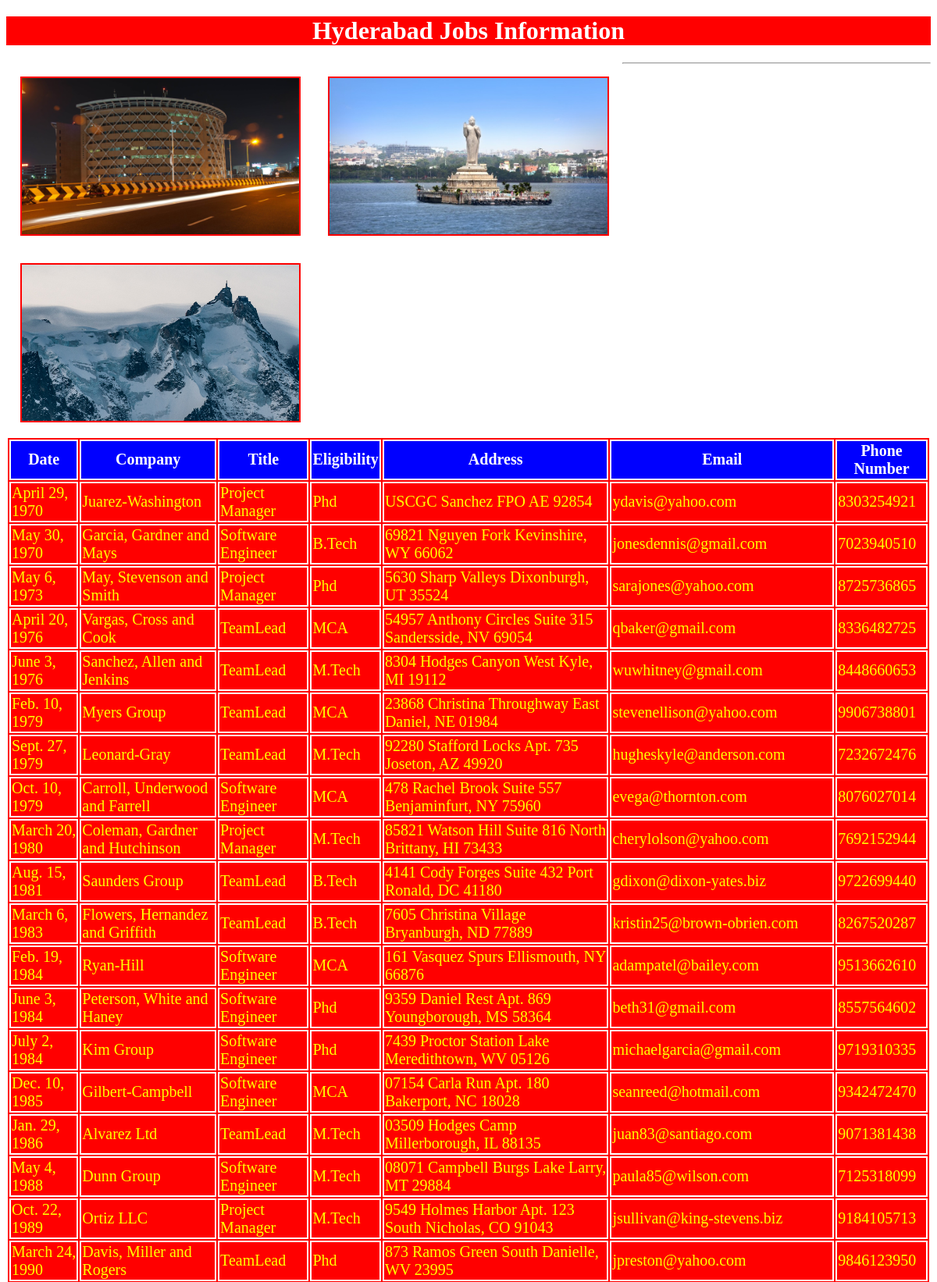
Screenshot of /hydjobs/ (upper part) with the database file from the repository.
### testapp/models.py (models this page shows)
class hydjobs(models.Model):
    date=models.DateField();
    company=models.CharField(max_length=100);
    title=models.CharField(max_length=100);
    eligibility=models.CharField(max_length=100);
    address=models.CharField(max_length=100);
    email=models.EmailField();
    phonenumber=models.IntegerField()

### testapp/views.py (the view)
# urls.py: path('hydjobs/', views.hydjobs1),
def hydjobs1(request):
    jobs_list=hydjobs.objects.order_by('date')
    my_dict={'jobs_list':jobs_list}
    return render(request,'testapp/hydjobs.html',context=my_dict)

### templates/testapp/hydjobs.html (shortened to what this page needs)
<!DOCTYPE html>
{%load static %}
<html lang="en" dir="ltr">
  <head>
    <link rel="stylesheet" href="{% static "css/demo.css" %}">
  </head>
  <body>
    <h1>Hyderabad Jobs Information</h1>
      <img src="{%static "images/hyd2.jpg"%}" alt="">
      <img src="{%static "images/hyd1.jpg"%}" alt="">
      <img src="{%static "images/hyd3.jpg"%}" alt="">
      <hr>
      {% if jobs_list %}
      <table id='tab'>
        <thead>
          <th>Date</th>
          <th>Company</th>
          <th>Title</th>
          <th>Eligibility</th>
          <th>Address</th>
          <th>Email</th>
          <th>Phone Number</th>
        </thead>
        {%for job in jobs_list %}
        <tr>
          <td>{{job.date}}</td>
          <td>{{job.company}}</td>
          <td>{{job.title}}</td>
          <td>{{job.eligibility}}</td>
          <td>{{job.address}}</td>
          <td>{{job.email}}</td>
          <td>{{job.phonenumber}}</td>
        </tr>
        {% endfor %}
      </table>
      {%else %}
      <p>No Jobs Found in Hyderabad</p>
    {% endif %}
  </body>
</html>

### static/css/demo.css (style rules this page uses)
body { background: url(https://images.pexels.com/photos/1114226/pexels-photo-1114226.jpeg?auto=compress&cs=tinysrgb&dpr=2&h=750&w=1260); background-repeat: no-repeat; }
img { height: 200px; width:30%; float:left; margin:1.5%; border:2px solid red; }
h1 { color:white; text-align: center; background:red; }
table,thead,th,tr,td { color:yellow; border:2px solid white; font-size: 20px; margin:auto; background:red; }
thead,th { color:white; border:2px solid white; font-size: 20px; margin:auto; background:blue; }
table tr:nth-of-type(even) { background: #f4c24; }

### rows the page displays
hydjobs: date "April 29, 1970", company "Juarez-Washington", title "Project Manager", eligibility "Phd", address "USCGC Sanchez FPO AE 92854", email "ydavis@yahoo.com", phonenumber "8303254921"
hydjobs: date "May 30, 1970", company "Garcia, Gardner and Mays", title "Software Engineer", eligibility "B.Tech", address "69821 Nguyen Fork Kevinshire, WY 66062", email "jonesdennis@gmail.com", phonenumber "7023940510"
hydjobs: date "May 6, 1973", company "May, Stevenson and Smith", title "Project Manager", eligibility "Phd", address "5630 Sharp Valleys Dixonburgh, UT 35524", email "sarajones@yahoo.com", phonenumber "8725736865"
hydjobs: date "April 20, 1976", company "Vargas, Cross and Cook", title "TeamLead", eligibility "MCA", address "54957 Anthony Circles Suite 315 Sandersside, NV 69054", email "qbaker@gmail.com", phonenumber "8336482725"
hydjobs: date "June 3, 1976", company "Sanchez, Allen and Jenkins", title "TeamLead", eligibility "M.Tech", address "8304 Hodges Canyon West Kyle, MI 19112", email "wuwhitney@gmail.com", phonenumber "8448660653"
hydjobs: date "Feb. 10, 1979", company "Myers Group", title "TeamLead", eligibility "MCA", address "23868 Christina Throughway East Daniel, NE 01984", email "stevenellison@yahoo.com", phonenumber "9906738801"
hydjobs: date "Sept. 27, 1979", company "Leonard-Gray", title "TeamLead", eligibility "M.Tech", address "92280 Stafford Locks Apt. 735 Joseton, AZ 49920", email "hugheskyle@anderson.com", phonenumber "7232672476"
hydjobs: date "Oct. 10, 1979", company "Carroll, Underwood and Farrell", title "Software Engineer", eligibility "MCA", address "478 Rachel Brook Suite 557 Benjaminfurt, NY 75960", email "evega@thornton.com", phonenumber "8076027014"
hydjobs: date "March 20, 1980", company "Coleman, Gardner and Hutchinson", title "Project Manager", eligibility "M.Tech", address "85821 Watson Hill Suite 816 North Brittany, HI 73433", email "cherylolson@yahoo.com", phonenumber "7692152944"
hydjobs: date "Aug. 15, 1981", company "Saunders Group", title "TeamLead", eligibility "B.Tech", address "4141 Cody Forges Suite 432 Port Ronald, DC 41180", email "gdixon@dixon-yates.biz", phonenumber "9722699440"
hydjobs: date "March 6, 1983", company "Flowers, Hernandez and Griffith", title "TeamLead", eligibility "B.Tech", address "7605 Christina Village Bryanburgh, ND 77889", email "kristin25@brown-obrien.com", phonenumber "8267520287"
hydjobs: date "Feb. 19, 1984", company "Ryan-Hill", title "Software Engineer", eligibility "MCA", address "161 Vasquez Spurs Ellismouth, NY 66876", email "adampatel@bailey.com", phonenumber "9513662610"
hydjobs: date "June 3, 1984", company "Peterson, White and Haney", title "Software Engineer", eligibility "Phd", address "9359 Daniel Rest Apt. 869 Youngborough, MS 58364", email "beth31@gmail.com", phonenumber "8557564602"
hydjobs: date "July 2, 1984", company "Kim Group", title "Software Engineer", eligibility "Phd", address "7439 Proctor Station Lake Meredithtown, WV 05126", email "michaelgarcia@gmail.com", phonenumber "9719310335"
hydjobs: date "Dec. 10, 1985", company "Gilbert-Campbell", title "Software Engineer", eligibility "MCA", address "07154 Carla Run Apt. 180 Bakerport, NC 18028", email "seanreed@hotmail.com", phonenumber "9342472470"
hydjobs: date "Jan. 29, 1986", company "Alvarez Ltd", title "TeamLead", eligibility "M.Tech", address "03509 Hodges Camp Millerborough, IL 88135", email "juan83@santiago.com", phonenumber "9071381438"
hydjobs: date "May 4, 1988", company "Dunn Group", title "Software Engineer", eligibility "M.Tech", address "08071 Campbell Burgs Lake Larry, MT 29884", email "paula85@wilson.com", phonenumber "7125318099"
hydjobs: date "Oct. 22, 1989", company "Ortiz LLC", title "Project Manager", eligibility "M.Tech", address "9549 Holmes Harbor Apt. 123 South Nicholas, CO 91043", email "jsullivan@king-stevens.biz", phonenumber "9184105713"
hydjobs: date "March 24, 1990", company "Davis, Miller and Rogers", title "TeamLead", eligibility "Phd", address "873 Ramos Green South Danielle, WV 23995", email "jpreston@yahoo.com", phonenumber "9846123950"
